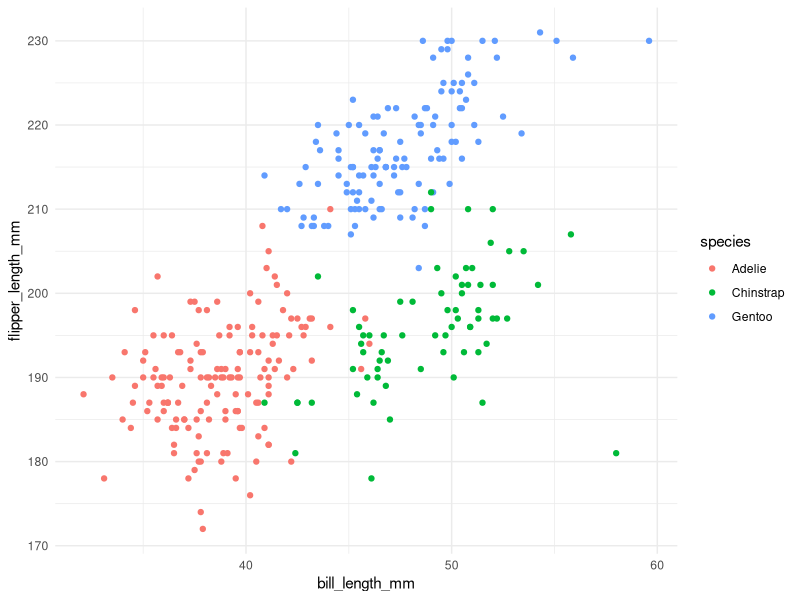
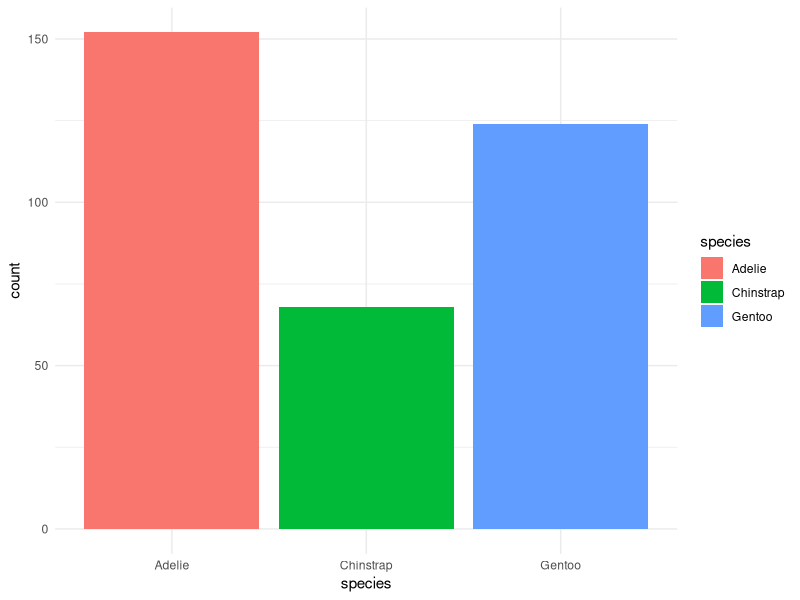
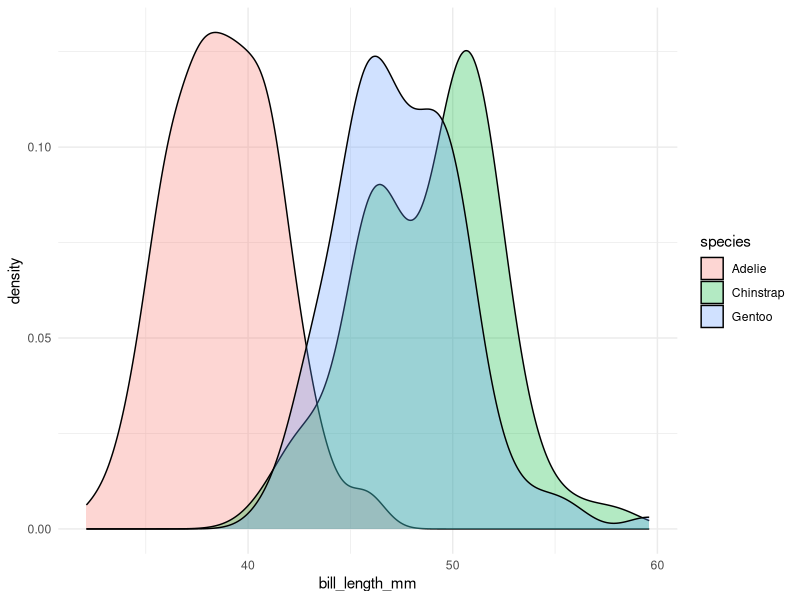
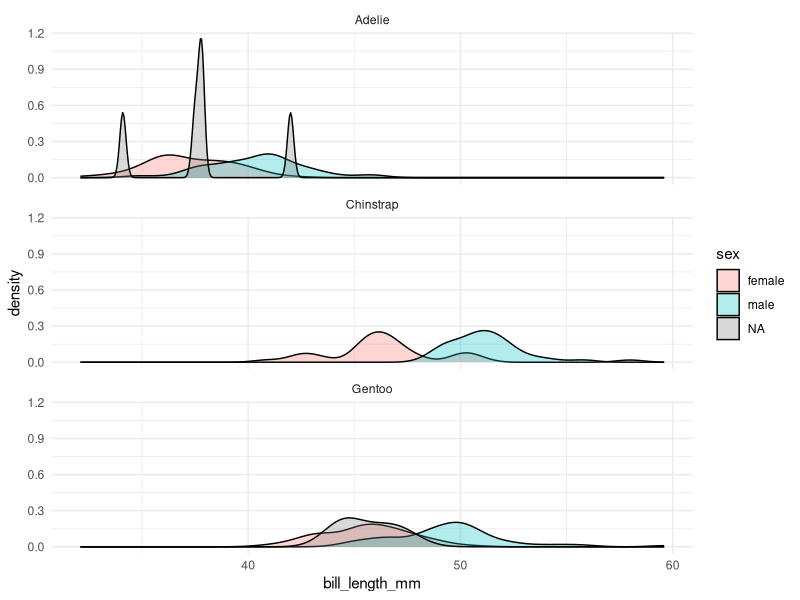

The R source for these figures, in order:
## ---- chunk 1
#| echo: false
#| warning: false
library("ggplot2")
data(penguins, package = "palmerpenguins")
ggplot(penguins, aes(x = bill_length_mm, 
                     y = flipper_length_mm, 
                     colour = species)) + 
  geom_point() + 
  theme_minimal()
## ---- chunk 2
#| echo: false
#| warning: false
ggplot(penguins, aes(x = species, fill = species)) + 
  geom_bar() + 
  theme_minimal()
## ---- chunk 3
#| echo: false
#| warning: false
ggplot(penguins, aes(x = bill_length_mm, fill = species)) + 
  geom_density(alpha = 0.3) + 
  theme_minimal()
## ---- chunk 4
#| echo: false
#| warning: false
ggplot(penguins, aes(x = bill_length_mm, fill = sex)) + 
  geom_density(alpha = 0.3) + 
  facet_wrap(~species, nrow = 3) + 
  theme_minimal()
